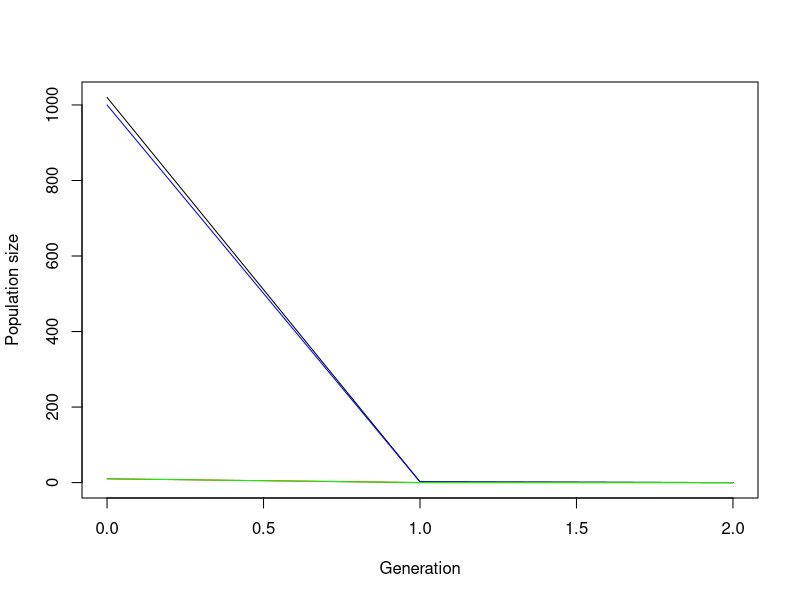

R code for this plot: (Note: this script raises an error after producing the figure.)
## ---- chunk 1
simulate_one_gen <- function(N_wt, N_r, N_s, infection_prob, symbiosis_prob, induction_prob, mut_rate, cost_r, growth_rate) {
  
  # fraction of symbiotic that die from induction
  n_inducted <-rpois(1, N_s * induction_prob)
  
  # fraction of wt that die from infection
  n_infected <-rpois(1, N_wt* infection_prob)
  
  
  # all offspring with same growth rate 
  offsp_wt <- rpois(1, growth_rate * (N_wt - n_infected))
  offsp_s <- rpois(1, growth_rate * (N_s - n_inducted))
  offsp_r <- rpois(1, growth_rate * N_r)
  
  #fitness cost of resistance
  offsp_r = (1-cost_r)*offsp_r
  
   # wt bacteria (offspring) either get infected (& die) or do symbiosis or stay
  prob_wt = 1-mut_rate - symbiosis_prob
  outcome = rmultinom(1,offsp_wt,c(mut_rate,symbiosis_prob,prob_wt))
  
  n_resistant = outcome[1]
  n_symbiotic = outcome[2]
  n_wt = outcome[3]

  

  # determine new population sizes of wild type, resistant and symbiotes
  N_wt_new <- max(n_wt, 0)
  N_s_new <- max(n_symbiotic + offsp_s, 0)
  N_r_new <-  max(offsp_r + n_resistant, 0)
  
  return(c(N_wt_new, N_r_new, N_s_new))
}


# Test the function
N_wt <- 1000
N_r <- 0
N_s <- 0
infection_prob <- 0.005
induction_prob <- 0.01
symbiosis_prob <- 0.05
cost_r <- 0.1
growth_rate <- 1
mut_rate <- 0.1


print(simulate_one_gen(N_wt, N_r, N_s, infection_prob, symbiosis_prob, induction_prob, mut_rate, cost_r, growth_rate))
## ---- chunk 2
simulate_pop <- function(N_init_wt, N_init_r, N_init_s, infection_prob, induction_prob, symbiosis_prob, cost_r, growth_rate, mut_rate, t_max) {
  # Create the vector in which to save the results
  pop_vector <- c(N_init_wt, N_init_r, N_init_s)
  # initiate the variables
  pop_new <- c(N_init_wt, N_init_r, N_init_s) 
  
  # run the simulation until generation t_max
  for (i in 1:t_max) {
    # redefine the current population one generation later
    pop_new <- simulate_one_gen(pop_new[1],pop_new[2], pop_new[3], infection_prob, induction_prob, symbiosis_prob, cost_r, growth_rate, mut_rate)
    # add the new population sizes to the output vector
    pop_vector <- rbind(pop_vector,pop_new)
    # condition to stop the simulation before t_max: either the population exceeds 1.5 times the original population size, or it goes extinct
    if (pop_new[1]+pop_new[2]+pop_new[3]>=1.5*(N_init_wt+ N_init_r+N_init_s) | pop_new[1]+pop_new[2]+pop_new[3]==0) break
  }
  
  # define the row and column names of the output vector
  rownames(pop_vector) <- (0:t_max)[1:length(pop_vector[,1])] # note that the vector has to be cut if the simulation stopped early
  colnames(pop_vector) <- c("wt","r", "s")
  # return the result
  return(pop_vector)	
}


# Test the function and plot the result
# set t_max to a value to be used througout
max_gen <- 1000
#numbers for each parameter
N_init_wt <- 1000
N_init_r <- 10
N_init_s <- 10
infection_prob <- 0.001
induction_prob <- 0.001
symbiosis_prob <- 0.05
cost_r <- 0.001
growth_rate <- 1
mut_rate <- 0.01

# create your simulation data
output <- simulate_pop(N_init_wt, N_init_r, N_init_s, infection_prob, induction_prob, symbiosis_prob, cost_r, growth_rate, mut_rate, max_gen)
# show the last few lines of the data table
print(tail(output))
# plot the output - note that the plot range and the x axis have to be adjusted based on the length of the table
# determine x axis range 
x_range <- 0:(length(output[,1])-1)
# this plots the total population size
plot(x_range,output[,1]+output[,2]+output[,3],type='l',ylim=c(0,max(output[,1]+output[,2]+output[,3])),xlab = "Generation",ylab = "Population size")
# add number of wild type individuals
lines(x_range,output[,1], col="blue")
# add number of resistant individuals
lines(x_range,output[,2], col="red")
# add number of symbiotic individuals
lines(x_range,output[,3], col="green")
## ---- chunk 3
# set some parameters to fixed values
init_a <- 100
init_A <- 0
m_rate <- 0.001
max_gen <- 1000
# determine how often to run the simulation for each set of parameters
no_replicates <- 100

# set parameters to vary
s_values <- c(0.2,0.3,0.4)
r_values <- c(0.05,0.1,0.15)

# initialize data table - where to collect the results
data_table <- c()
# run the simulation across all chosen parameters
# loop over decay rates
for(rval in r_values){
  # loop over selection coefficients
  for(sval in s_values){
    # different way of running many simulations: make replicates using "repeat" function with a counter i
    # reset counter
    i<-1
    repeat {
      # increase counter by one
      i<-i+1
      # run the simulation once
      one_run <- simulate_pop(init_a,init_A,rval,sval,m_rate,max_gen)
      # determine total population sizes
      total_size <- one_run[,1]+one_run[,2]
      # determine minimum population size
      min_size <- min(total_size)
      # determine (first) generation at which this population size occurred
      min_gen <- as.numeric(which(total_size==min_size)[1])
      # enter the data into the table
      data_table <- rbind(data_table,c(rval,sval,min_gen,min_size)) # note that we add the varying parameters (decay rate and selection coefficient) to the table too
      # stop the repeated computation after no_replicates times
      if(i>no_replicates) break
    }
  }
}
# define column names of data table
colnames(data_table) <- c("r","s","min_gen","no_min")
# show the first lines of the output
print(head(data_table))
